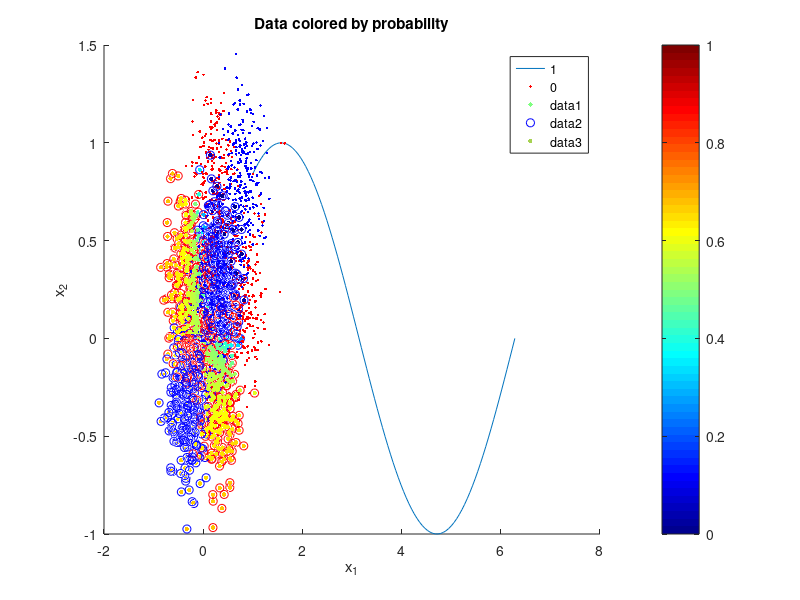

This figure's MATLAB source:

it_x = @(x)(x - (cos(x)/(-sin(x))));
xs =zeros(1,5);
xs(1)=1;
for i = 2:5
    xs(i)  = it_x(xs(i-1));
end

z = linspace(min(xs),2*pi,100);
hold on;
plot(z,sin(z))
plot(xs,sin(xs),'r.')


%%
%initialisation
phi = [0.3,0.44,0.46,0.6];
phi = [ones(1,size(phi,2));phi];
t = [1,0,1,0];
w = zeros(2,6); 
w(:,1) = [1;1];

%algorithm
sigmoid = @(w,x)(1/(1+exp(-(w'*x))));
for i = 2:6
    y_n = arrayfun(@(x1,x2)sigmoid(w(:,i-1),[x1;x2]),phi(1,:),phi(2,:));
    R = diag(y_n.*(1-y_n));
    w(:,i) = w(:,i-1) - inv(phi*R*phi')*(phi*(y_n-t)');
end


%% PART 2

data = load('a010_irlsdata.txt','-ASCII');
X = data(:,1:2); C = data(:,3);

%%
mask = (C==1);
hold on;
plot(X(mask,1),X(mask,2),'r.')
plot(X(~mask,1),X(~mask,2),'b.')


%%
M = mean(X);
for i = 1:1000
    X(i,:) = X(i,:) - M;
end
%%
cl=X(:,1).*X(:,2);
hold on;
scatter3(X(mask,1),X(mask,2),cl(mask),'r')
scatter3(X(~mask,1),X(~mask,2),cl(~mask),'b')
legend('1','0')
xlabel('x_1')
ylabel('x_2')
zlabel('x_3')

%% (1, phi_1,phi_2)
Xd = [ones(1,size(X,1));X'];
w = zeros(3,10); 
w(:,1) = [0;0;0];

sigmoid = @(w,x)(1/(1+exp(-(w'*x))));

%initial values 
init_p = arrayfun(@(x1,x2,x3)sigmoid(w(:,1),[x1;x2;x3]),Xd(1,:),Xd(2,:),Xd(3,:));

for i = 2:10
    y_n = arrayfun(@(x1,x2,x3)sigmoid(w(:,i-1),[x1;x2;x3]),Xd(1,:),Xd(2,:),Xd(3,:));
    R = diag(y_n.*(1-y_n));
    w(:,i) = w(:,i-1) - inv(Xd*R*Xd')*(Xd*(y_n-C')');
end

p = arrayfun(@(x1,x2,x3)sigmoid(w(:,end),[x1;x2;x3]),Xd(1,:),Xd(2,:),Xd(3,:));

%%
ce_init = -(sum(C'.*log(init_p)+(1-C').*log(1-init_p))) 
ce = -(sum(C'.*log(p)+(1-C').*log(1-p)))
%%

mycolormap = colormap('Jet');
d64 = [0:63]/63; % 
c = interp1(d64, mycolormap,p);
dotsize = 10;
scatter(X(:,1),X(:,2),dotsize,c,'fill');
xlabel('x_1');
ylabel('x_2');
title('Data colored by probability');
colorbar; % what do the colors mean?

%% add gaussian basis functions
gaussian = @(x,mu,sigma) exp(-0.5*(x-mu)'*inv(sigma)*(x-mu));
I = [1 0;0 1];
sigma = 0.2*I;
mu_1 = [0 0]';
mu_2 = [1 1]';

phi_1 = @(x) gaussian(x, mu_1, sigma);
phi_2 = @(x) gaussian(x, mu_2, sigma);

PHI = zeros(size(X));
for i=1:size(PHI,1)
    PHI(i,1) = phi_1(X(i,:)');
    PHI(i,2) = phi_2(X(i,:)');
end

%% (1, phi_1,phi_2)
Xd = [ones(1,size(PHI,1));PHI'];
w = zeros(3,10); 
w(:,1) = [0;0;0];

sigmoid = @(w,x)(1/(1+exp(-(w'*x))));

%initial values 
init_p = arrayfun(@(x1,x2,x3)sigmoid(w(:,1),[x1;x2;x3]),Xd(1,:),Xd(2,:),Xd(3,:));

for i = 2:10
    y_n = arrayfun(@(x1,x2,x3)sigmoid(w(:,i-1),[x1;x2;x3]),Xd(1,:),Xd(2,:),Xd(3,:));
    R = diag(y_n.*(1-y_n));
    w(:,i) = w(:,i-1) - inv(Xd*R*Xd')*(Xd*(y_n-C')');
end

p = arrayfun(@(x1,x2,x3)sigmoid(w(:,end),[x1;x2;x3]),Xd(1,:),Xd(2,:),Xd(3,:));

%%
ce_init = -(sum(C'.*log(init_p)+(1-C').*log(1-init_p))) 
ce = -(sum(C'.*log(p)+(1-C').*log(1-p)))
%%

mycolormap = colormap('Jet');
d64 = [0:63]/63; % 
c = interp1(d64, mycolormap,p);
dotsize = 10;
scatter(X(:,1),X(:,2),dotsize,c,'fill');
xlabel('x_1');
ylabel('x_2');
title('Data colored by probability');
colorbar; % what do the colors mean?
